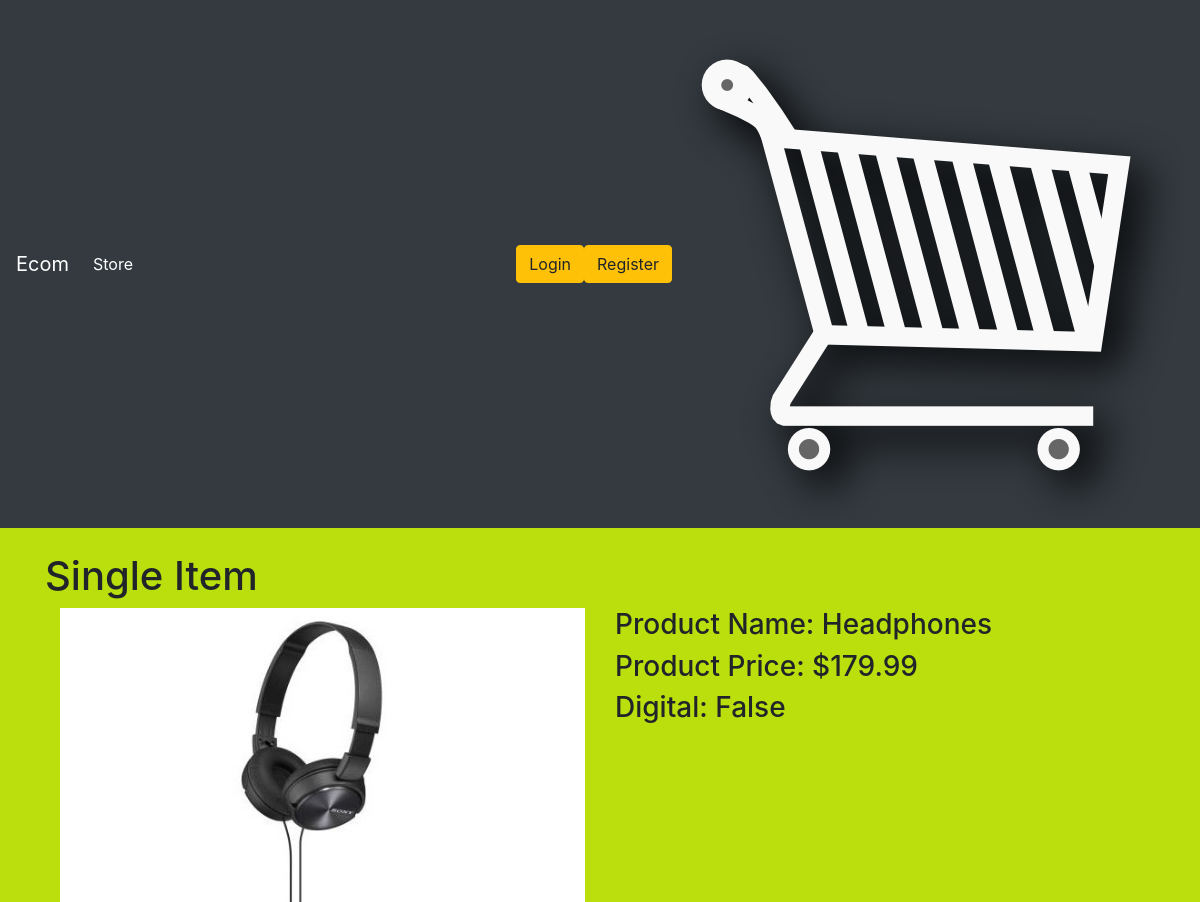
Screenshot of /single_item/1 with the database file from the repository.
### store/models.py (models this page shows, shortened)
class Product(models.Model):
    name = models.CharField(max_length=200, null=True)
    price = models.FloatField()
    digital = models.BooleanField(default=False, null=True, blank=True)
    image = models.ImageField(null=True, blank=True)

### store/views.py (the view)
# urls.py: path('single_item/<int:pk>', views.singleView, name = 'single_item'),
def singleView(request, pk):
    item = Product.objects.get(id=pk)
    dict = {'item':item}
    return render(request, 'store/single_item.html', context=dict)

### store/templates/store/single_item.html
{% extends 'store/main.html' %}
{% load static %}
{% block content %}
<h1>Single Item</h1>
<div class="container">
    <div class="row">
      <div class="col-md-6">
        <img src="{{ item.image.url }}" alt="{{ item.name }}" class="img-fluid">
      </div>
      <div class="col-md-6">
        <h3>Product Name: {{ item.name }}</h3>
        <h3>Product Price: ${{ item.price }}</h3>
        <h3>Digital: {{ item.digital }}</h3>
      </div>
    </div>
  </div>
{% endblock %}

### ecomerce/main.css (style rules this page uses)
body { background-color: hsl(70, 89%, 46%); }

### rows the page displays
Product: image (picture), name "Headphones", price "179.99", digital "False"
